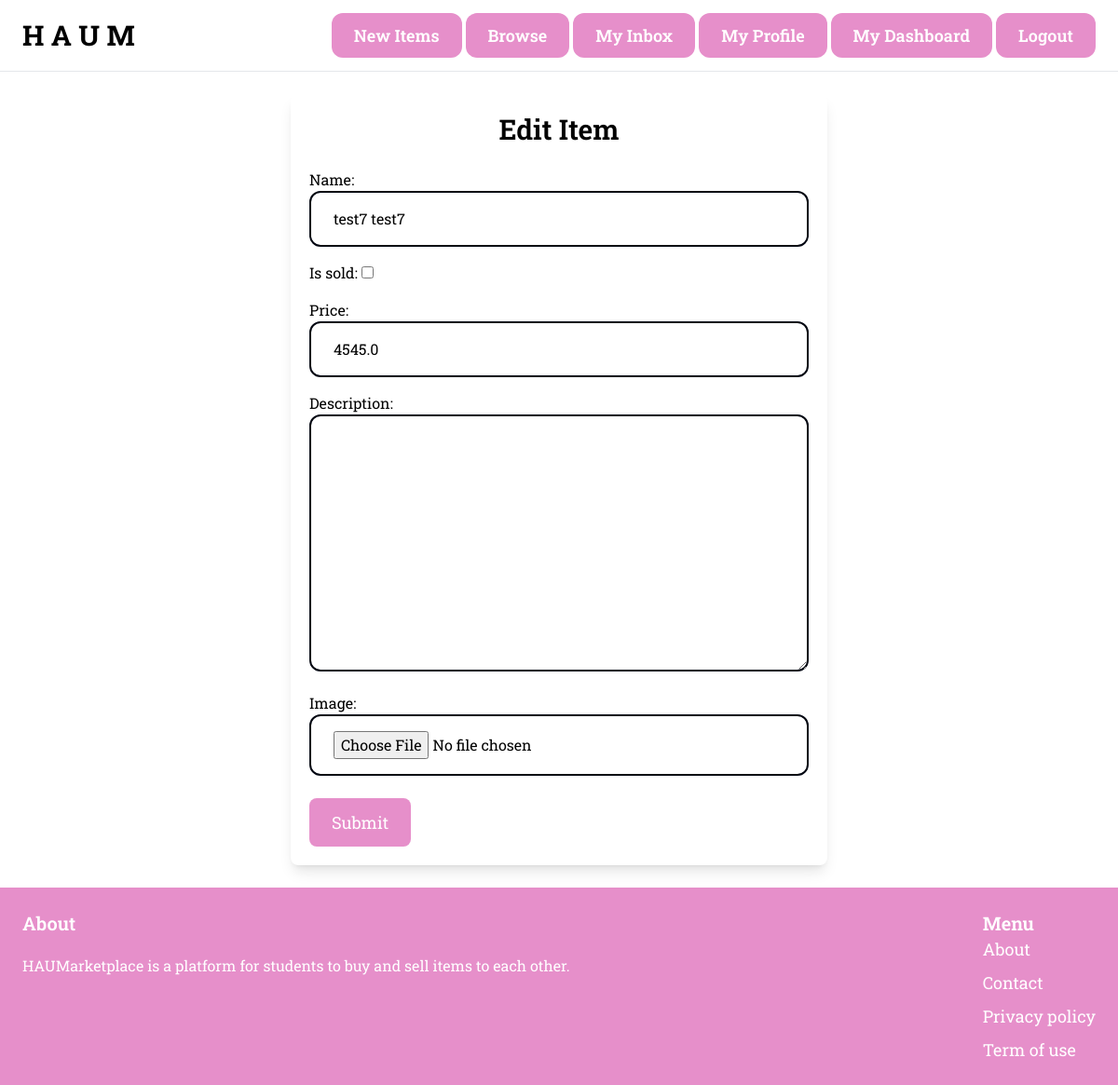
Page /item/23/edit/ (signed in) on the earlier database version.
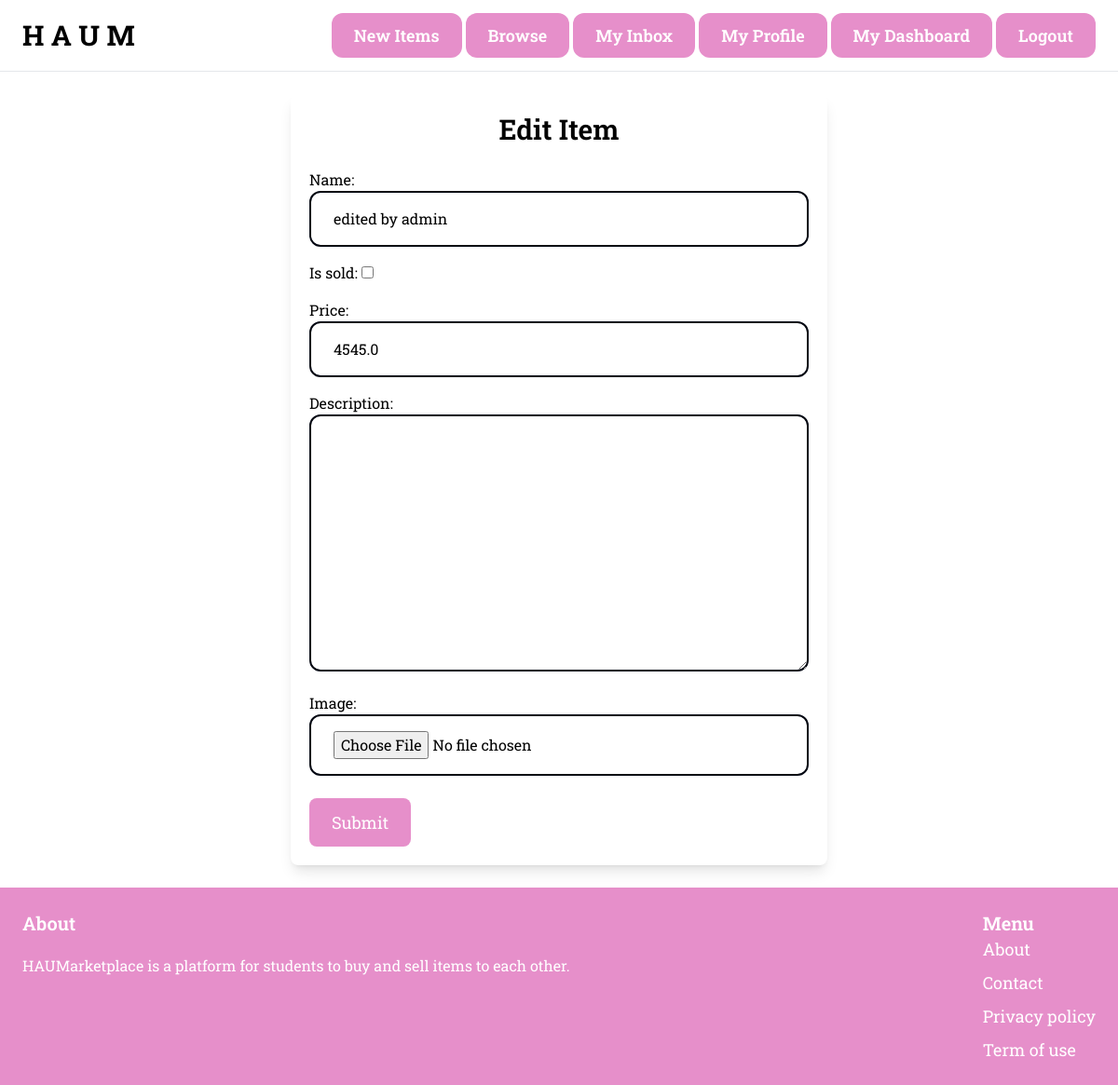
Same page on the later database version.
### item/models.py (models this page shows, shortened)
class Item(models.Model):
    category = models.ForeignKey(Category, related_name='items', on_delete=models.CASCADE)
    name = models.CharField(max_length=255)
    description = models.TextField(blank=True, null=True)
    price = models.FloatField(blank=True, null=True)
    is_sold = models.BooleanField(default=False)
    created_at = models.DateTimeField(auto_now_add=True)
    created_by = models.ForeignKey(User, related_name='items', on_delete=models.CASCADE)
    image = models.ImageField(upload_to='item_images', blank=True, null=True)
    class Meta:
        ordering = ['name']

### item/views.py (the view)
# urls.py: path('<int:pk>/edit/', views.EditItem, name='edit_item'),
def EditItem(request, pk):
    item = get_object_or_404(Item, pk=pk)
    if request.user == item.created_by or request.user.is_superuser:
        if request.method == 'POST':
            form = EditItemForm(request.POST, request.FILES, instance=item)
            if form.is_valid():
                form.save()
                return redirect('item:detail', pk=item.pk)
        else:
            form = EditItemForm(instance=item)
        return render(request, 'item/new_item.html', {
            'form': form,
            'title': 'Edit Item'
        })

### item/forms.py
class EditItemForm(forms.ModelForm):
    class Meta:
        model = Item
        fields = ['name','is_sold', 'price', 'description', 'image']
        widgets = {
            'name': forms.TextInput(attrs={'class': INPUT_CLASSES}),
            'description': forms.Textarea(attrs={'class': INPUT_CLASSES}),
            'price': forms.NumberInput(attrs={'class': INPUT_CLASSES}),
            'image': forms.FileInput(attrs={'class': INPUT_CLASSES}),
        }

### templates/item/new_item.html (shortened to what this page needs)
{% extends 'core/base.html' %}
{% block content %}
<div class="max-w-xl mx-auto bg-white p-5 rounded-lg shadow-lg">
    <h1 class="text-3xl font-semibold mb-6" style="text-align: center">{{ title }}</h1>
    <form method="post" action="." enctype="multipart/form-data">
        <div class="space-y-4">
            {{ form.as_p }}
        </div>
        <button class="mt-6 py-3 px-6 text-lg hover:bg-red-900 rounded-lg text-white"
                style="background:{{ user.profile.color }}">Submit</button>
    </form>
</div>
{% endblock %}

Differences in the rows shown:
changed Item: name "test7 test7" → "edited by admin"
